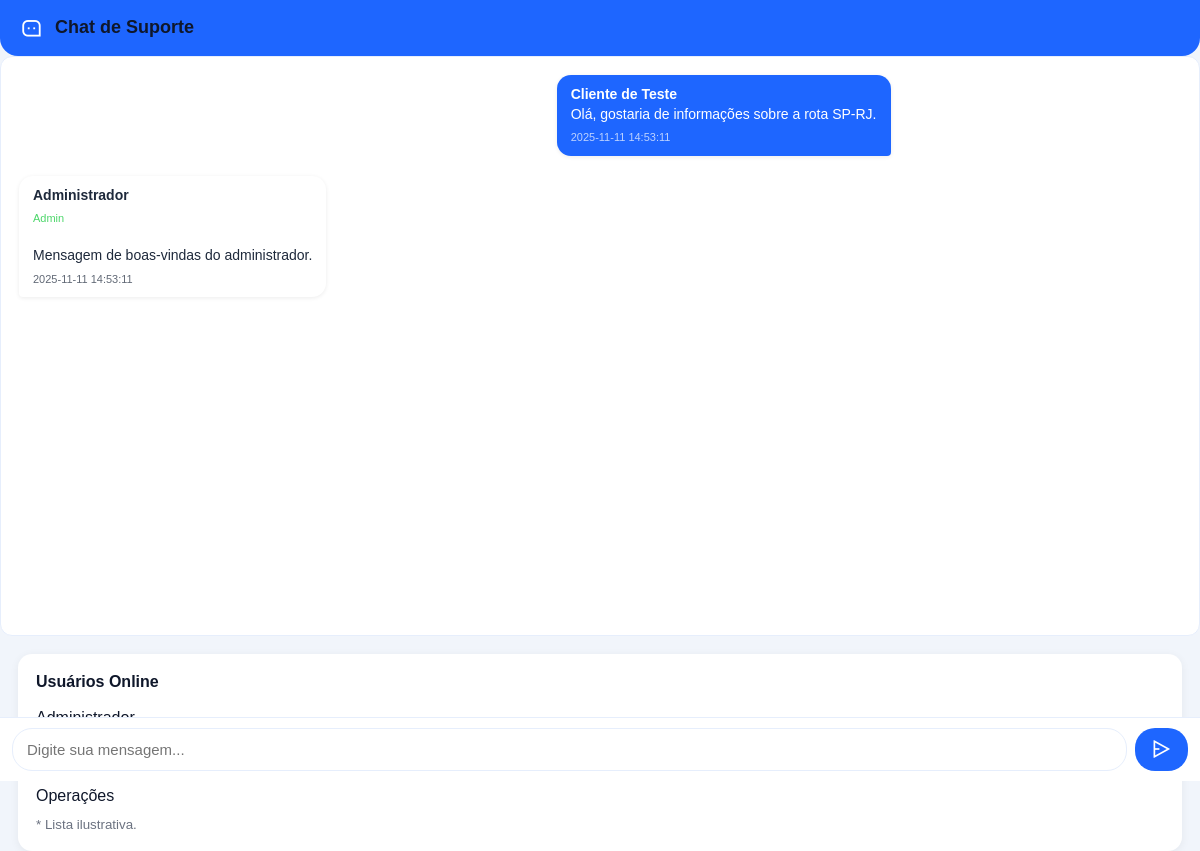
Page /chat.php (signed in) on the committed database.
### tables this page shows
CREATE TABLE IF NOT EXISTS chat_messages (
  id INT AUTO_INCREMENT PRIMARY KEY,
  user_id INT NOT NULL,
  message TEXT NOT NULL,
  created_at TIMESTAMP DEFAULT CURRENT_TIMESTAMP,
  CONSTRAINT fk_chat_user FOREIGN KEY (user_id)
    REFERENCES users(id) ON DELETE CASCADE ON UPDATE CASCADE
);

CREATE TABLE IF NOT EXISTS users (
  id INT AUTO_INCREMENT PRIMARY KEY,
  name VARCHAR(150) NOT NULL,
  email VARCHAR(200) NOT NULL,
  password VARCHAR(255) NOT NULL,
  role ENUM('admin','user') NOT NULL DEFAULT 'user',
  phone VARCHAR(30),
  department VARCHAR(120),
  job_title VARCHAR(120),
  avatar VARCHAR(255) DEFAULT NULL,
  created_at TIMESTAMP DEFAULT CURRENT_TIMESTAMP,
  CONSTRAINT uq_users_email UNIQUE (email)
);

### assets/config/auth.php (called while the page is built, shortened)
<?php
$user = $_SESSION['user'];
?>

### public/chat.php (the view, shortened to what this page needs)
<?php
require_once('../assets/config/auth.php');
require_once('../assets/config/db.php');
?>
<!DOCTYPE html>
<html lang="pt-BR">
<head>
<link href="https://cdn.jsdelivr.net/npm/remixicon@4.3.0/fonts/remixicon.css" rel="stylesheet">
<link href="../assets/css/styles.css" rel="stylesheet">
</head>
<body>
<div class="chat-header">
    <i class="ri-message-3-line"></i>
    <h1>Chat de Suporte</h1>
</div>
<div class="chat-box" id="chatBox">
    <?php
    $res = $mysqli->query("
        SELECT c.*, u.name, u.role
        FROM chat_messages c
        JOIN users u ON u.id = c.user_id
        ORDER BY c.id ASC
    ");
    while ($m = $res->fetch_assoc()) {
        $me = $m['user_id'] == $user['id'] ? 'me' : 'other';
        $tag = $m['role'] === 'admin' ? "<small style='color:#00c52b'>Admin</small>" : "";
        echo "
        <div class='msg $me'>
            <div class='bubble'>
                <strong>".htmlspecialchars($m['name'])."</strong> $tag<br>
                ".htmlspecialchars($m['message'])."
                <small>".$m['created_at']."</small>
            </div>
        </div>
        ";
    }
    ?>
</div>
<form method="post" class="chat-input-area">
    <input class="input" name="message" placeholder="Digite sua mensagem..." required>
    <button class="send-btn"><i class="ri-send-plane-2-line"></i></button>
</form>
<div class="online-box">
    <h2>Usuários Online</h2>
    <div class="online-user">Administrador</div>
    <div class="online-user">Equipe de Suporte</div>
    <div class="online-user" style="border:none;">Operações</div>
    <small>* Lista ilustrativa.</small>
</div>
</body>
</html>

### assets/css/styles.css (style rules this page uses)
:root { --bg: #f5f9ff; --card: #ffffff; --brand: #1e66ff; --brand-light: #5aa1ff; --text: #0f172a; --muted: #64748b; --ring: rgba(30, 102, 255, 0.25); --border: #e6eefc; --radius: 14px; --transition: all 0.25s ease; }
* { box-sizing: border-box; margin: 0; padding: 0; }
html, body { height: 100%; font-family: "Inter", system-ui, -apple-system, "Segoe UI", Roboto, Arial, sans-serif; background: radial-gradient(1200px 600px at 10% 0%, #e8f1ff 0%, transparent 60%), radial-gradient(1200px 600px at 100% 10%, #eef5ff 0%, transparent 60%), var(--bg); color: var(--text); scroll-behavior: smooth; }
h1, h2, h3 { color: var(--text); line-height: 1.2; }
.input, .select, .textarea, .btn { width: 100%; border-radius: 10px; padding: 12px 14px; font-size: 15px; transition: var(--transition); }
.input, .select, .textarea { border: 1px solid var(--border); background: #fff; }
.chat-box { height: 420px; overflow-y: auto; border: 1px solid var(--border); border-radius: 12px; padding: 12px; background: #fff; scroll-behavior: smooth; }
.msg { margin-bottom: 8px; display: flex; gap: 8px; }
.msg .bubble { max-width: 75%; padding: 10px 14px; border-radius: 14px; line-height: 1.4; }
.msg.me { justify-content: flex-end; }
.msg.me .bubble { background: #e9f2ff; }
.msg.other .bubble { background: #f8fafc; }
.card, .btn, .input { animation: fadeIn 0.3s ease; }

### public/chat.php (style rules this page uses)
body { background: #f1f5fb; font-family: 'Poppins', sans-serif; padding-bottom: 90px; }
.chat-header { background: var(--brand); color: #fff; padding: 16px 20px; display: flex; align-items: center; gap: 12px; border-radius: 0 0 18px 18px; }
.chat-header i { font-size: 22px; }
.chat-header h1 { font-size: 18px; font-weight: 600; }
.chat-box { height: calc(100vh - 220px); overflow-y: auto; padding: 18px; display: flex; flex-direction: column; gap: 12px; }
.msg { display: flex; max-width: 75%; }
.msg.other { justify-content: flex-start; }
.msg.me { justify-content: flex-end; }
.bubble { padding: 12px 14px; border-radius: 16px; font-size: 14px; line-height: 1.4; max-width: 100%; box-shadow: 0 1px 4px rgba(0,0,0,0.08); }
.msg.other .bubble { background: #fff; color: #1e293b; border-bottom-left-radius: 4px; }
.msg.me .bubble { background: var(--brand); color: #fff; border-bottom-right-radius: 4px; }
.bubble small { display: block; margin-top: 6px; font-size: 11px; opacity: 0.7; }
.chat-input-area { position: fixed; bottom: 70px; left: 0; right: 0; padding: 10px 12px; background: #fff; border-top: 1px solid var(--border); display: flex; gap: 8px; }
.chat-input-area input { flex: 1; border-radius: 20px; }
.send-btn { background: var(--brand); border: none; border-radius: 20px; padding: 0 16px; color: #fff; font-size: 20px; }
.online-box { background: #fff; padding: 18px; border-radius: 14px; margin: 18px; box-shadow: 0 2px 10px rgba(0,0,0,0.06); }
.online-box h2 { font-size: 16px; margin-bottom: 8px; }
.online-user { padding: 10px 0; border-bottom: 1px solid #eee; }
.online-box small { color: #6b7280; }

### rows in the picture
chat_messages: user.name "Cliente de Teste", message "Olá, gostaria de informações sobre a rota SP-RJ.", created_at "2025-11-11 14:53:11"
chat_messages: user.name "Administrador", message "Mensagem de boas-vindas do administrador.", created_at "2025-11-11 14:53:11"
